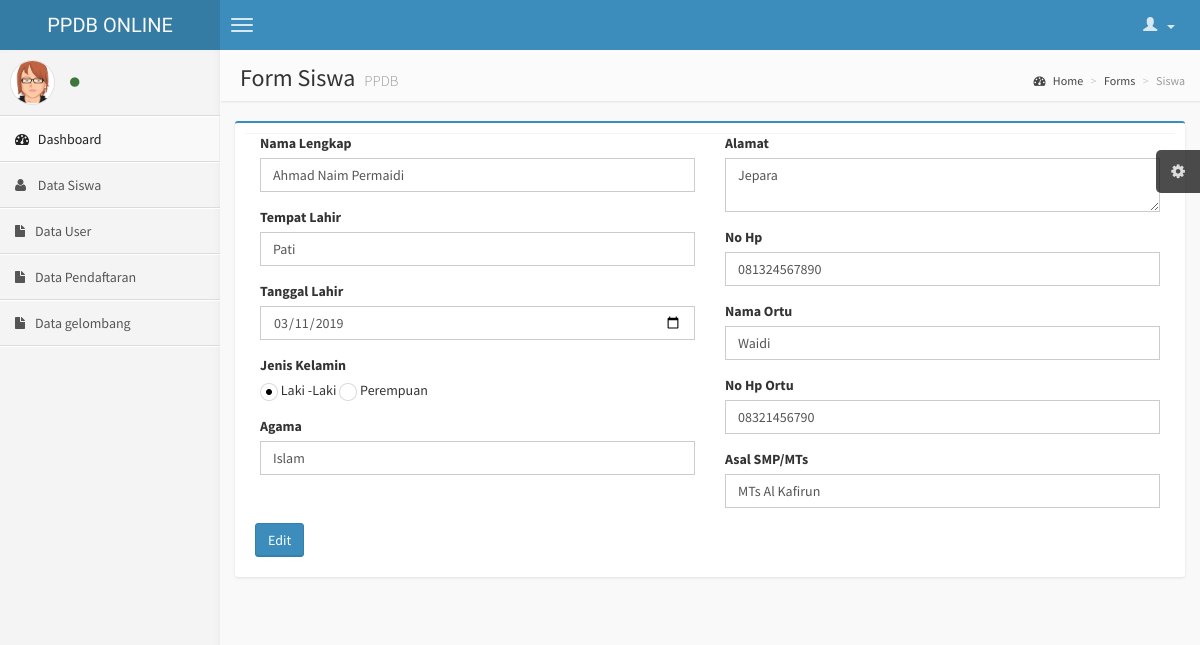
/index.php/Control/page/f_siswa/1, run on the app's committed database.
### tables this page shows
CREATE TABLE `pendaftaran` (
  `id_pendaftaran` int(11) NOT NULL,
  `tgl_daftar` date NOT NULL,
  `nama_lengkap` varchar(200) NOT NULL,
  `tempat_lahir` varchar(100) NOT NULL,
  `tanggal_lahir` date NOT NULL,
  `jenis_kelamin` varchar(30) NOT NULL,
  `agama` varchar(40) NOT NULL,
  `alamat` text NOT NULL,
  `no_hp` varchar(16) NOT NULL,
  `nama_ortu` varchar(200) NOT NULL,
  `no_hportu` varchar(16) NOT NULL,
  `asal_smp` varchar(100) NOT NULL
);

### application/controllers/Control.php (called while the page is built, shortened)
<?php
	class Control extends CI_Controller{
		function __construct(){
			$this->load->model('Model_sekolah');
		}
		function page(){
			$page=$this->uri->segment(3);
			$data['home']=$page;
			if($page=="siswa"){
				$data['tamp_sis']=$this->Model_sekolah->qw('*','pendaftaran','')->result();
				$this->load->view('admin/index',$data);
			}elseif($page=="f_siswa"){
				$yy=$this->uri->segment(4);
				if(empty($yy)){
					$data['status']='simpan';
					$data['value']='Simpan';
					$data['judul']='Input Siswa';
					$data['open']='Control/simpan_siswa';
					$data['hid']='hidden';
					$data['type']='text';
				}else{
					$data['status']='edit';
					$data['hid']='';
					$data['nomot']=$yy;
					$data['value']='Edit';
					$data['judul']='Edit Siswa';
					$data['open']='Control/edit_siswa';
					$data['type']='text';
					$data['hsl']=$this->Model_sekolah->qw("*","pendaftaran","WHERE id_pendaftaran= '$yy'"
						);
				}
				$this->load->view('admin/index',$data);
			}else{
				$this->load->view('admin/index',$data);
			}
		}
	}
?>

### index.php (called while the page is built, shortened)
<?php
require_once BASEPATH.'core/CodeIgniter.php';

### application/models/Model_sekolah.php (called while the page is built, shortened)
<?php
	class Model_sekolah extends CI_Model{
		function qw($cel,$table,$prop){
			return $this->db->query("SELECT $cel FROM $table $prop");
		}
	}
?>

### application/views/admin/content/f_siswa.php (the view, shortened to what this page needs)
<?php
  if($status == 'edit'){
    $val=$hsl->row_array();
  }
?>
 <section class="content-header">
    <h1>
        Form Siswa
        <small>PPDB</small>
    </h1>
    <ol class="breadcrumb">
        <li><a href="#"><i class="fa fa-dashboard"></i> Home</a></li>
        <li><a href="#">Forms</a></li>
        <li class="active">Siswa</li>
    </ol>
</section>
<section class="content">
                    <div class="row">
                        <div class="col-md-12">
                            <div class="box box-primary">
                                <?php echo form_open($open);?>
                                <div role="form">
                                <div class="box-body">
                                    <div class="col-md-6">
                                        <div class="form-group">
                                            <label>Nama Lengkap</label>
                                            <input type="text" class="form-control" name="nama_lengkap" value="<?php echo $val['nama_lengkap'];?>" placeholder="Nama Lengkap">
                                        </div>
                                        <div class="form-group">
                                            <label>Tempat Lahir</label>
                                            <input type="text" class="form-control" value="<?php echo $val['tempat_lahir'];?>" name="tempat_lahir" placeholder="Tempat Lahir">
                                        </div>
                                        <div class="form-group">
                                            <label>Tanggal Lahir</label>
                                            <input type="date" class="form-control" value="<?php echo $val['tanggal_lahir'];?>" name="tanggal_lahir" placeholder="Tanggal Lahir">
                                        </div>
                                        <div class="form-group">
                                            <label>Jenis Kelamin</label>
                                            <br>
                                            <?php
                                                if($val['jenis_kelamin']==""){
                                                    $l='';
                                                    $p='';
                                                }else{
                                                    if($val['jenis_kelamin']=="L"){
                                                        $l='checked';
                                                        $p='';
                                                    }else{
                                                        $l='';
                                                        $p='checked';
                                                    }
                                                }
                                            ?>
                                            <input type="radio"  class="form-control" name="jenis_kelamin" value="L" <?php echo $l;?>> Laki -Laki
                                            <input type="radio" class="form-control" name="jenis_kelamin" value="P" <?php echo $p;?>> Perempuan
                                        </div>
                                         <div class="form-group">
                                            <label>Agama</label>
                                            <input type="text" class="form-control" name="agama" value="<?php echo $val['agama'];?>" placeholder="Agama">
                                        </div>
                                    </div>
                                    <div class="col-md-6">
                                         <div class="form-group">
                                            <label>Alamat</label>
                                            <textarea class="form-control" name="alamat" placeholder="Alamat"><?php echo $val['alamat'];?></textarea>
                                        </div>
                                         <div class="form-group">
                                            <label>No Hp</label>
                                            <input type="text" class="form-control" name="no_hp" value="<?php echo $val['no_hp'];?>" placeholder="No Hp">
                                        </div>
                                        <div class="form-group">
                                            <label>Nama Ortu</label>
                                            <input type="text" class="form-control" name="nama_ortu" value="<?php echo $val['nama_ortu'];?>" placeholder="Nama Ortu">
                                        </div>
                                        <div class="form-group">
                                            <label>No Hp Ortu</label>
                                            <input type="text" class="form-control" name="no_hportu" value="<?php echo $val['no_hportu'];?>" placeholder="No Hp Ortu">
                                        </div>
                                        <div class="form-group">
                                            <label>Asal SMP/MTs</label>
                                            <input type="text" class="form-control" name="asal_smp" value="<?php echo $val['asal_smp'];?>" placeholder="Asal SMP">
                                        </div>
                                    </div>
                                    <div class="box-footer">
                                        <button type="submit" class="btn btn-primary"><?php echo $value;?></button>
                                    </div>
                                </div>
                                    <?php echo form_close();?>
                                </div>
                            </div>
                        </div>
                    </div>

### assets/css/AdminLTE.css (style rules this page uses)
html, body { overflow-x: hidden!important; font-family: 'Source Sans Pro', sans-serif; -webkit-font-smoothing: antialiased; min-height: 100%; background: #f9f9f9; }
a { color: #3c8dbc; }
.content { padding: 20px 15px; background: #f9f9f9; }
h1, h2, h3, h4, h5, h6, .h1, .h2, .h3, .h4, .h5, .h6 { font-family: 'Source Sans Pro', sans-serif; }
.right-side > .content-header { position: relative; padding: 15px 15px 10px 20px; }
.right-side > .content-header > h1 { margin: 0; font-size: 24px; }
.right-side > .content-header > h1 > small { font-size: 15px; display: inline-block; padding-left: 4px; font-weight: 300; }
.right-side > .content-header > .breadcrumb { float: right; background: transparent; margin-top: 0px; margin-bottom: 0; font-size: 12px; padding: 7px 5px; position: absolute; top: 15px; right: 10px; -webkit-border-radius: 2px; -moz-border-radius: 2px; border-radius: 2px; }
.right-side > .content-header > .breadcrumb > li > a { color: #444; text-decoration: none; }
.right-side > .content-header > .breadcrumb > li > a > .fa, .right-side > .content-header > .breadcrumb > li > a > .glyphicon, .right-side > .content-header > .breadcrumb > li > a > .ion { margin-right: 5px; }
.right-side > .content-header > .breadcrumb > li + li:before { content: '>\00a0'; }
.form-control { -webkit-border-radius: 0px !important; -moz-border-radius: 0px !important; border-radius: 0px !important; box-shadow: none; }
.box { position: relative; background: #ffffff; border-top: 2px solid #c1c1c1; margin-bottom: 20px; -webkit-border-radius: 3px; -moz-border-radius: 3px; border-radius: 3px; width: 100%; box-shadow: 0px 1px 3px rgba(0, 0, 0, 0.1); }
.box.box-primary { border-top-color: #3c8dbc; }
.box .box-body { padding: 10px; -webkit-border-top-left-radius: 0; -webkit-border-top-right-radius: 0; -webkit-border-bottom-right-radius: 3px; -webkit-border-bottom-left-radius: 3px; -moz-border-radius-topleft: 0; -moz-border-radius-topright: 0; -moz-border-radius-bottomright: 3px; -moz-border-radius-bottomleft: 3px; border-top-left-radius: 0; border-top-right-radius: 0; border-bottom-right-radius: 3px; border-bottom-left-radius: 3px; }
.box .box-footer { border-top: 1px solid #f4f4f4; -webkit-border-top-left-radius: 0; -webkit-border-top-right-radius: 0; -webkit-border-bottom-right-radius: 3px; -webkit-border-bottom-left-radius: 3px; -moz-border-radius-topleft: 0; -moz-border-radius-topright: 0; -moz-border-radius-bottomright: 3px; -moz-border-radius-bottomleft: 3px; border-top-left-radius: 0; border-top-right-radius: 0; border-bottom-right-radius: 3px; border-bottom-left-radius: 3px; padding: 10px; background-color: #ffffff; }
.btn { font-weight: 500; -webkit-border-radius: 3px; -moz-border-radius: 3px; border-radius: 3px; border: 1px solid transparent; -webkit-box-shadow: inset 0px -2px 0px 0px rgba(0, 0, 0, 0.09); -moz-box-shadow: inset 0px -2px 0px 0px rgba(0, 0, 0, 0.09); box-shadow: inset 0px -1px 0px 0px rgba(0, 0, 0, 0.09); }
.btn.btn-primary { background-color: #3c8dbc; border-color: #367fa9; }
.skin-blue .right-side > .content-header { background: #fbfbfb; box-shadow: 1px 1px 2px rgba(0, 0, 0, 0.1); }

### data on the page
pendaftaran: nama_lengkap "Ahmad Naim Permaidi", tempat_lahir "Pati", tanggal_lahir "03/11/2019", agama "Islam", alamat "Jepara", no_hp "081324567890", nama_ortu "Waidi", no_hportu "08321456790", asal_smp "MTs Al Kafirun"

### other printed values
$value "Edit"
